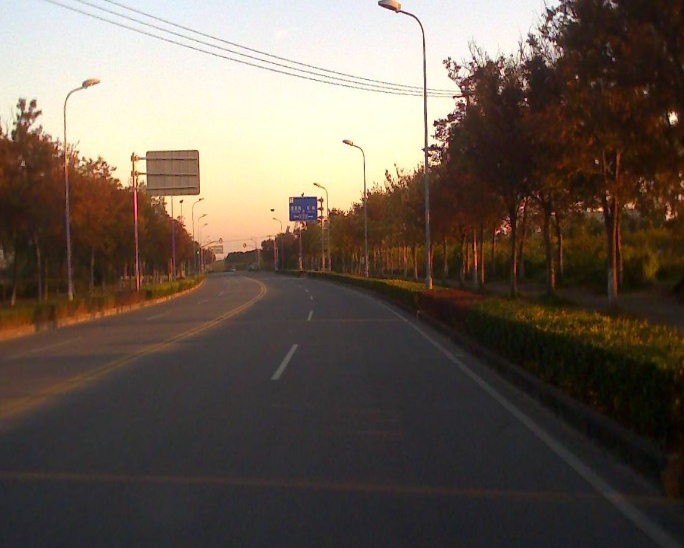
#> input picture src/pedestrian/scripts/test.jpg, 684 x 548 px
$ python -i tulu_detection.py   (imports and definitions only)
#> lines starting #> are read from the running program, lines starting #| are printed output that depends on the picture; after the words box and inside, x2 and y2 are one past the last pixel; in counts of white or black regions, pixels touching at a corner belong together
#> further down, picture is the input picture: shape (548, 684, 3); mean B, G, R 79.2, 90.3, 102
import cv2
import numpy as np

def tulu_detection(image):

    image = cv2.resize(image, (image.shape[1]/2, image.shape[0]/2))
    cv2.imshow('axis_image', image)


    ### Histogram equalization
    hist,bins = np.histogram(image.flatten(),256,[0,256])
#> hist = 256 values, max 8538 at index 255, min 84 at index 160, mean 1098.1; bins = 257 values from 0 to 256

    cdf = hist.cumsum()
#> cdf = 256 values from 605 to 281124
    cdf_normalized = cdf * hist.max()/ cdf.max()
#> cdf_normalized = 256 values from 18.37 to 8538

    cdf_m = np.ma.masked_equal(cdf,0)
    cdf_m = (cdf_m - cdf_m.min())*255/(cdf_m.max()-cdf_m.min())

    cdf = np.ma.filled(cdf_m,0).astype('uint8')
#> cdf = 256 values from 0 to 255

    #image = cdf[image]
    #cv2.imshow('axis_image_histogram', image)


    ### BGR2HSV
    hsv=cv2.cvtColor(image,cv2.COLOR_BGR2HSV)
#> hsv: shape (274, 342, 3); mean H, S, V 51.4, 82.5, 103.3

    ##set green color
    lower_green=np.array([15,0,0])
    upper_green=np.array([255,255,255])
    mask_green=cv2.inRange(hsv,lower_green,upper_green)
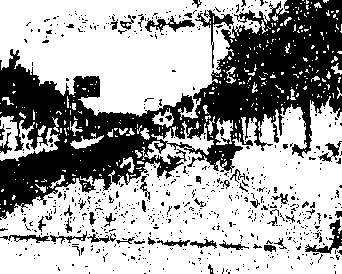
#> mask_green: shape (274, 342); 64.3% white; 670 black regions (620 under 20 px), largest, box (x1, y1, x2, y2) and area: (0, 0, 342, 219) 27754, (195, 10, 234, 68) 367, (305, 219, 342, 254) 365
    T, mask_green = cv2.threshold(mask_green, 0, 255, cv2.THRESH_BINARY_INV)
    #res=cv2.bitwise_and(image,image,mask=mask)


    ### keep the bottom half
    imshape = image.shape
#> imshape = (274, 342, 3)
    mask = np.zeros_like(mask_green)
    ignore_mask_color = 255
    vertices = np.array([[(0,imshape[0]),(0,imshape[0]/2+30), (imshape[1],imshape[0]/2+30 ), (imshape[1],imshape[0])]],dtype=np.int32)
    cv2.fillPoly(mask, vertices, ignore_mask_color)
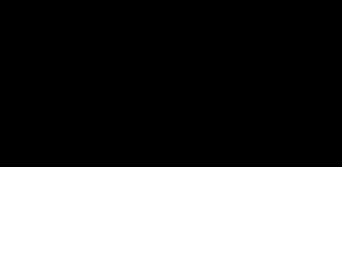
#> mask: shape (274, 342); 39.1% white; 1 white region, box (x1, y1, x2, y2) and area: (0, 167, 342, 274) 36594

    masked_down = cv2.bitwise_and(mask_green, mask)
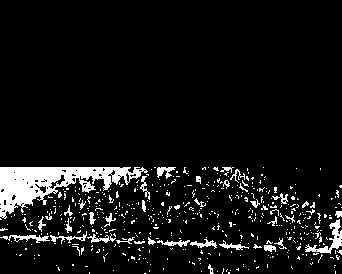
#> masked_down: shape (274, 342); 7.7% white; 504 white regions (465 under 20 px), largest, box (x1, y1, x2, y2) and area: (0, 167, 148, 219) 3173, (305, 219, 342, 254) 365, (0, 235, 50, 243) 178


    ### open and close operation
    #ret, binary = cv2.threshold(masked_down, 0, 255, cv.THRESH_BINARY | cv.THRESH_OTSU)
    kernel_open = cv2.getStructuringElement(cv2.MORPH_RECT, (3, 3))
    kernel_close = cv2.getStructuringElement(cv2.MORPH_RECT, (19, 19))
    #masked_down = cv2.morphologyEx(masked_down, cv2.MORPH_OPEN, kernel_open)
    masked_down = cv2.morphologyEx(masked_down, cv2.MORPH_CLOSE, kernel_close)
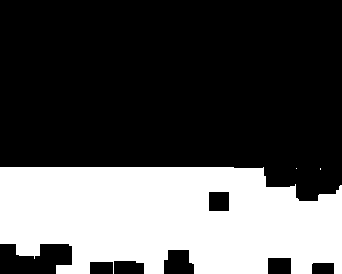
#> masked_down: shape (274, 342); 32.7% white; 3 white regions (2 under 20 px), largest, box (x1, y1, x2, y2) and area: (0, 167, 342, 274) 30630


    ### extra operation
    #kernel = np.ones((70, 70), np.uint8)
    #binary = cv2.dilate(binary, kernel)
    #binary = cv2.medianBlur(binary,3)

    return masked_down
    #cv2.imshow("open", masked_down)

    #cv2.imshow('mask',masked_down)
    ##cv2.imshow('res',res)

def tulu_detection_OSTN(image):

    image = cv2.resize(image, (image.shape[1]/2, image.shape[0]/2))
    cv2.imshow('axis_image', image)

    imshape = image.shape
    image = image[imshape[0]/2+50:imshape[0], 0:imshape[1]]


    ### Histogram equalization
    hist,bins = np.histogram(image.flatten(),256,[0,256])


    cdf = hist.cumsum()
    cdf_normalized = cdf * hist.max()/ cdf.max()

    cdf_m = np.ma.masked_equal(cdf,0)
    cdf_m = (cdf_m - cdf_m.min())*255/(cdf_m.max()-cdf_m.min())

    cdf = np.ma.filled(cdf_m,0).astype('uint8')

    image = cdf[image]
    cv2.imshow('axis_image_histogram', image)

    image = cv2.cvtColor(image, cv2.COLOR_BGR2GRAY)
    ret, image_gray = cv2.threshold(image, 0, 255, cv2.THRESH_BINARY + cv2.THRESH_OTSU)

    kernel_open = cv2.getStructuringElement(cv2.MORPH_RECT, (3, 3))
    kernel_close = cv2.getStructuringElement(cv2.MORPH_RECT, (9, 9))
    #image_gray = cv2.morphologyEx(image_gray, cv2.MORPH_OPEN, kernel_open)
    #image_gray = cv2.morphologyEx(image_gray, cv2.MORPH_CLOSE, kernel_close)
    cv2.imshow("OSTN", image_gray)


>>> import cv2
>>> picture = cv2.imread('test.jpg')
>>> result = tulu_detection(picture)
